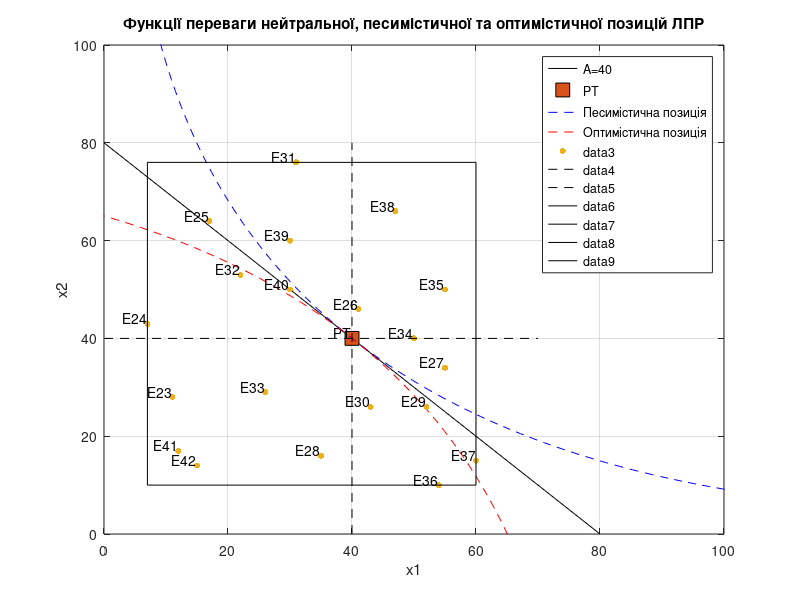

This figure's MATLAB source:
% Дані для поля корисності рішень
x = [11, 7, 17, 41, 55, 35, 52, 43, 31, 22, 26, 50, 55, 54, 60, 47, 30, 30, 12, 15];  
y = [28, 43, 64, 46, 34, 16, 26, 26, 76, 53, 29, 40, 50, 10, 15, 66, 60, 50, 17, 14];  
% Координати РТ (Робочої Точки)
RT_x1 = 40;
RT_x2 = 40;
% Створюємо фігуру для графіків
figure;
% Графік поля корисності рішень
scatter(x,y,'filled'); 
xlabel('x1'); 
ylabel('x2'); 
title('Поле корисності рішень'); 
% Задаємо значення параметру А
A_values = [40];
% Ініціалізуємо матриці для зберігання x1 і x2 значень
x1_values = zeros(100, length(A_values));
x2_values = zeros(100, length(A_values));
% Перебираємо значення параметру А
for i = 1:length(A_values)
    A = A_values(i);
    % Генеруємо значення x2 в діапазоні від 0 до 2*A з кроком 100 точок
    x2 = linspace(0, 2*A, 100);
    % Обчислюємо відповідні значення x1
    x1 = 2*A - x2;
    % Зберігаємо x1 і x2 відповідно до значення параметру А
    x1_values(:, i) = x1;
    x2_values(:, i) = x2;
end
% Графік нейтральної функції переваги для всіх значень А
plot(x1_values, x2_values, 'Color', 'black');
xlim([0 100]);
ylim([0 100]);
hold on;
% Відображення РТ на графіку
scatter(RT_x1, RT_x2, 100, 'yellow', 'filled', 's', 'MarkerEdgeColor', 'black');
text(RT_x1, RT_x2, 'РТ', 'VerticalAlignment', 'bottom', 'HorizontalAlignment', 'right');
% Додавання підписів та заголовка графіку
xlabel('x1');
ylabel('x2');
title('Функції переваги нейтральної, песимістичної та оптимістичної позицій ЛПР');
% Відображення легенди
legend('A=40', 'Location', 'NorthEast');
grid on;
% Задаємо коефіцієнти для побудови парабол
k1 = 0.005; % Коефіцієнт песимістичної параболи
k2 = -0.005; % Коефіцієнт оптимістичної параболи
% Діапазон значень x1
x1_range = -80:80;
% Обчислення значень x2 для песимістичної і оптимістичної парабол
x2_pessimistic = k1 * x1_range.^2;
x2_optimistic = k2 * x1_range.^2;
% Перетворення координат для песимістичної параболи (поворот на 45 градусів)
x1_pessimistic_rotated = x2_pessimistic * cosd(45) - x1_range * sind(45) + 40;
x2_pessimistic_rotated = x2_pessimistic * cosd(45) + x1_range * sind(45) + 40;
% Перетворення координат для оптимістичної параболи (поворот на 45 градусів)
x1_optimistic_rotated = x2_optimistic * cosd(45) - x1_range * sind(45) + 40;
x2_optimistic_rotated = x2_optimistic * cosd(45) + x1_range * sind(45) + 40;
% Додавання графіків песимістичної та оптимістичної парабол
plot(x1_pessimistic_rotated, x2_pessimistic_rotated, 'LineStyle', '--', 'Color', 'blue'); 
plot(x1_optimistic_rotated, x2_optimistic_rotated, 'LineStyle', '--', 'Color', 'red'); 
% Додавання легенди для песимістичної та оптимістичної парабол
legend('A=40', 'РТ','Песимістична позиція', 'Оптимістична позиція', 'Location', 'NorthEast');
% Додавання альтернативних рішень (сині точки)
scatter(x, y, 20, 'blue', 'filled');
numPoints = numel(x);
for i = 1:numPoints
    label = sprintf('E%d', i + 22); % Додамо 22 для зміни відліку з Е23 
    text(x(i), y(i), label, 'VerticalAlignment', 'bottom', 'HorizontalAlignment', 'right');
end
x = [x, 40]; 
y = [y, 40]; 
hold on; 
x_line = [40, 40]; % Координати по x   
y_line = [0, 80]; % Від найменшого до найбільшого y   
plot(x_line, y_line, 'k--'); % 'k--' - штрихована лінія чорного кольору   
% Додавання штрихованої горизонтальної лінії по y = 40   
y_line_horizontal = [40, 40]; % Координати по y   
x_line_horizontal = [0, 70]; % Від найменшого до найбільшого x   
plot(x_line_horizontal, y_line_horizontal, 'k--'); % 'r--' - штрихована лінія червоного кольору   
hold on;   
x_line1 = [7, 7]; % Координати по x   
y_line1 = [10, 76]; % Координати по y   
plot(x_line1, y_line1, 'k-'); % 'k-' - лінія чорним коліром   
x_line2 = [7, 60]; % Координати по x   
y_line2 = [10, 10]; % Координати по y   
plot(x_line2, y_line2, 'k-');  
x_line3 = [60, 60]; % Координати по x   
y_line3 = [10, 76]; % Координати по y   
plot(x_line3, y_line3, 'k-');  
x_line4 = [7, 60]; % Координати по x   
y_line4 = [76, 76]; % Координати по y   
plot(x_line4, y_line4, 'k-');
